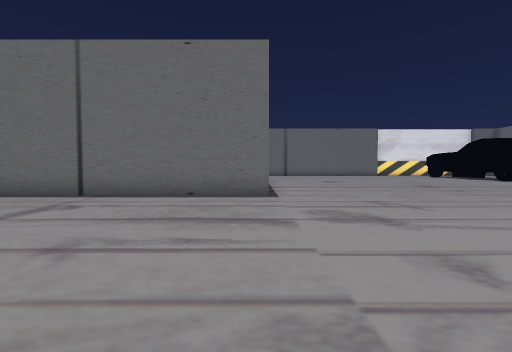
view 1 (above)

24 first-person views from a walk through a Unity game level. The camera is 1.5 m above the floor, tilts 2° down and sees 90° across. The floor is counted in squares, 2 m on a side. Each view is taken from the middle of a square. On the plan, view 1 faces up. The plan holds only what a view shows up to about 9 squares ahead; the rest is blank. The place goes on beyond the plan. The player is left out. Some surface patterns are stand-ins.

view 2
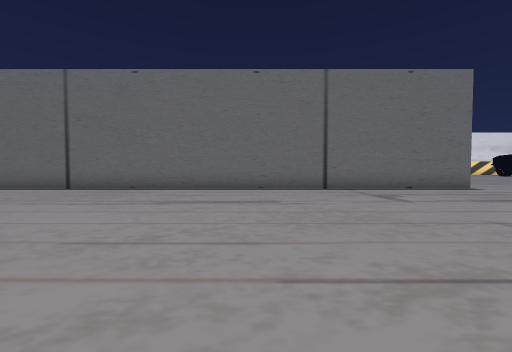

view 3
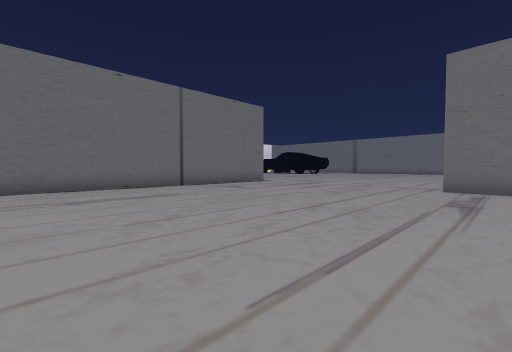

view 4
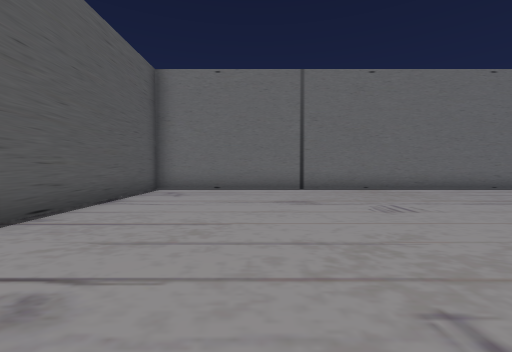

view 5
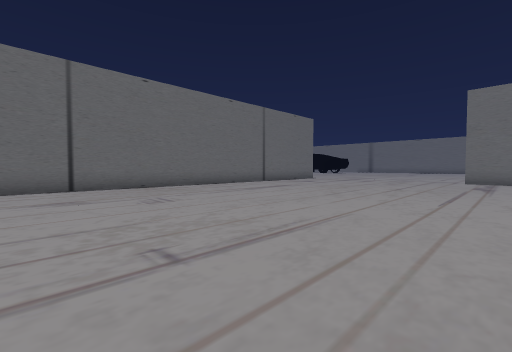

view 6
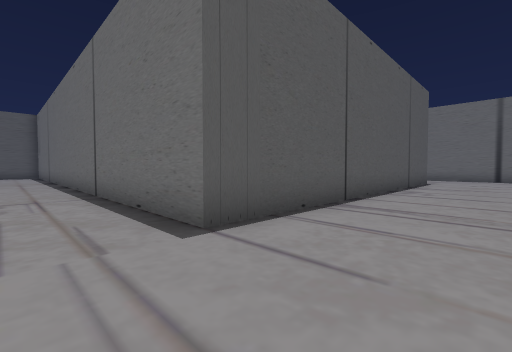

view 7
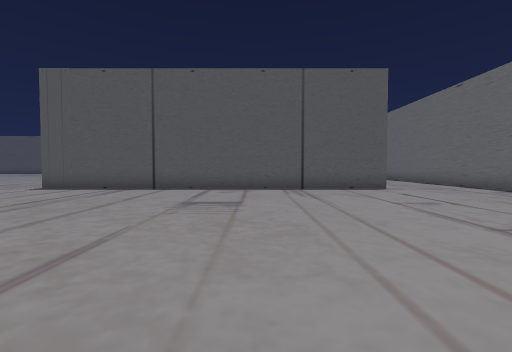

view 8
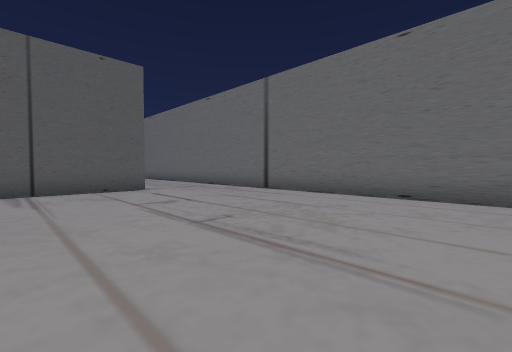

view 9
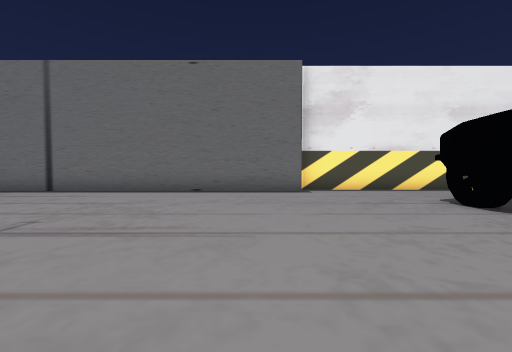

view 10
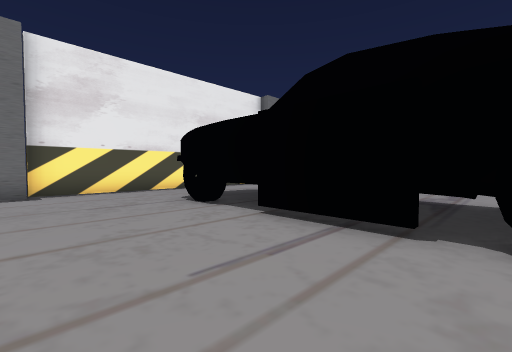

view 11
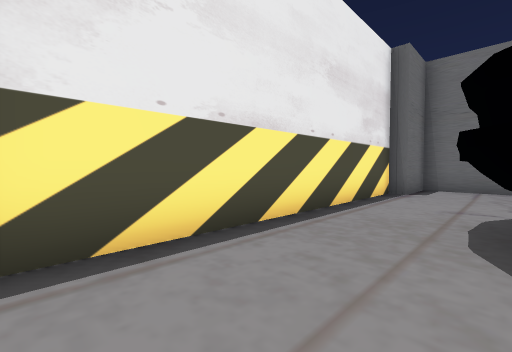

view 12
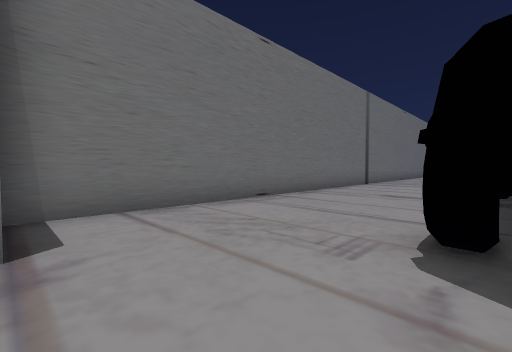

view 13
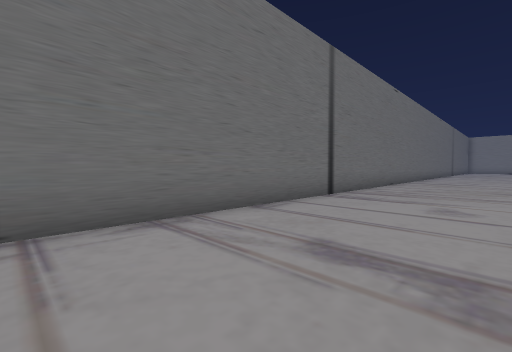

view 14
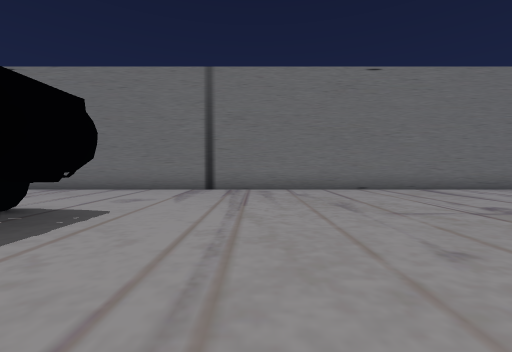

view 15
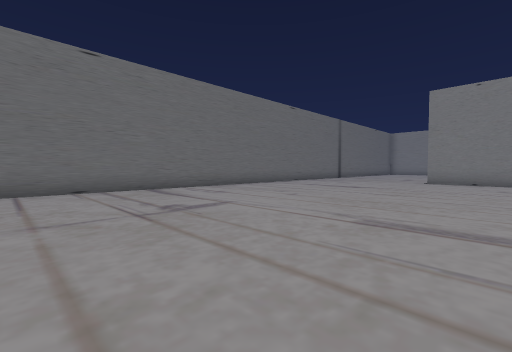

view 16
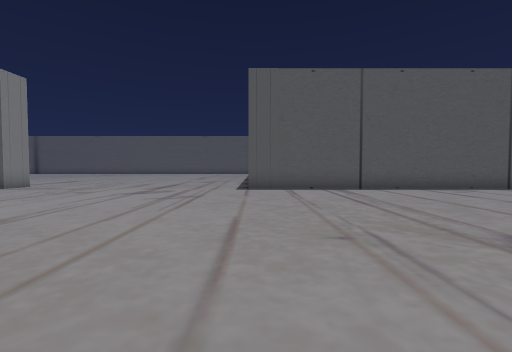

view 17
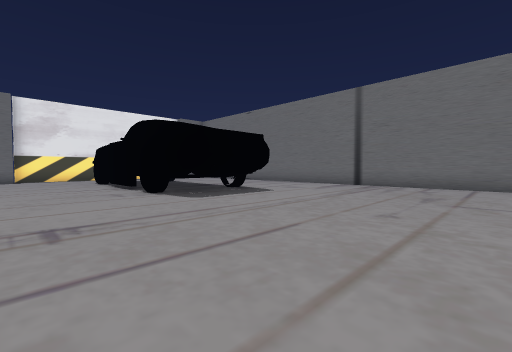

view 18
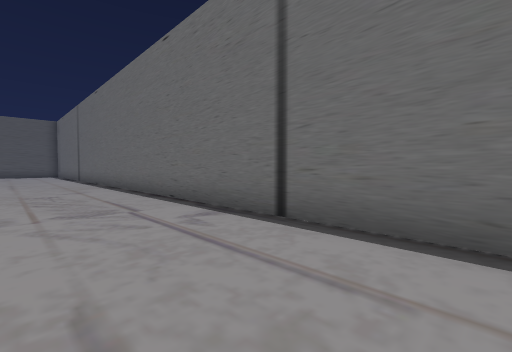

view 19
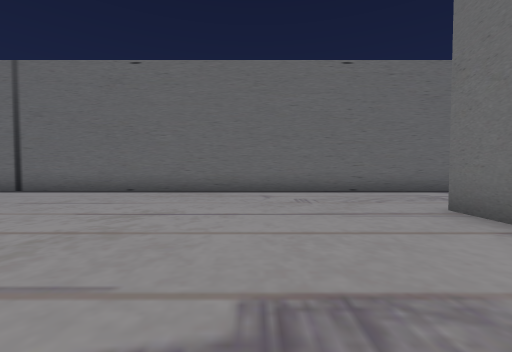

view 20
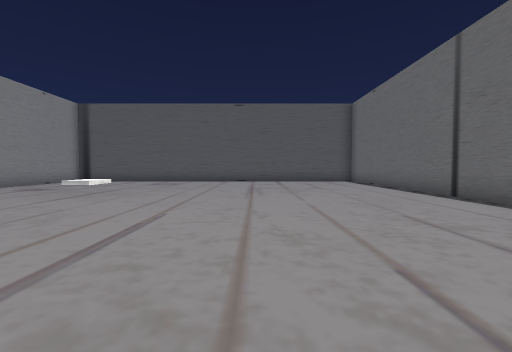

view 21
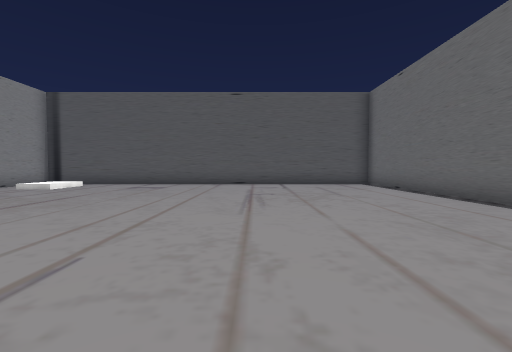

view 22
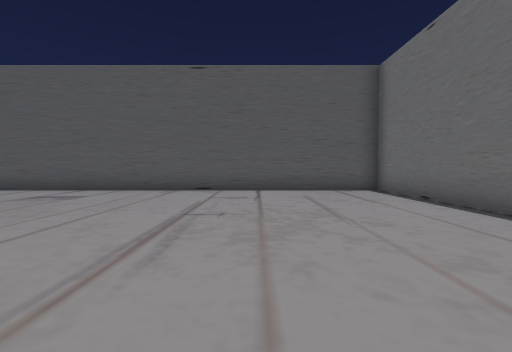

view 23
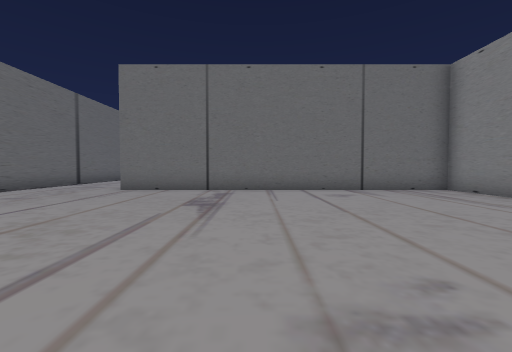

view 24
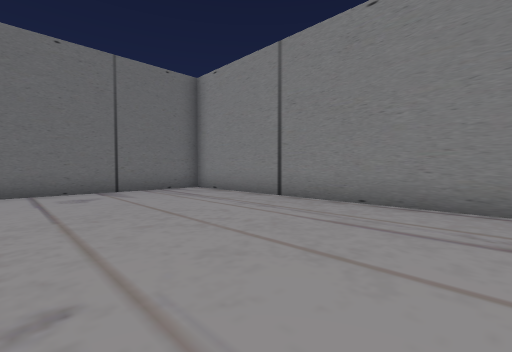

### Floor plan
Key: @ floor where view 1 was taken; # wall or solid block; . floor; / step, stairs or slope; ^ raised ledge.
Columns run from 18 left of view 1 to 21 right of it. Each row starts with its distance up from view 1.
 23                             ##########
 22 #############################........###
 21 .......................................#
 20 ................................ # ....#
 19 ............................... ^ #....#
 18 ..................#.............^  ....#
 17 ..................#............#   ....#
 16 ..................#............#   ....#
 15 ..................#............#   ....#
 14 ..................#............#^  ....#
 13 ..................#........ ...  ##....#
 12 ..................#.......  ....  #....#
 11 ........ .........#......   ...........#
 10   /....  .........#......   ...........#
  9   /...   .........#........ ...........#
  8          .........#........ ...........#
  7 ###################....................#
  6 ........................... ...........#
  5 ..........................    .........#
  4 .........................     .........#
  3 ........................      .........#
  2 .......................       .........#
  1 ......................        ....... .#
  0  .................@..         ......   #
 -1   ..................          .....
 -2    ...............#           ....
 -3    ...............#           ...

Where each view was taken, in squares from view 1:
view 1: 0 up, 0 right, facing up
view 2: 2 down, 7 left, facing up
view 3: 3 down, 10 left, facing up-right
view 4: 2 down, 15 left, facing up
view 5: 3 down, 15 left, facing up-right
view 6: 5 up, 3 right, facing up-left
view 7: 14 up, 9 right, facing left
view 8: 15 up, 9 right, facing up-left
view 9: 14 up, 9 right, facing up
view 10: 14 up, 10 right, facing up-right
view 11: 20 up, 11 right, facing up-right
view 12: 22 up, 16 right, facing down-right
view 13: 17 up, 17 right, facing down-right
view 14: 9 up, 12 right, facing right
view 15: 7 up, 12 right, facing down-right
view 16: 7 up, 9 right, facing left
view 17: 6 up, 10 right, facing up-right
view 18: 19 up, 5 right, facing up-left
view 19: 14 up, 4 left, facing up
view 20: 17 up, 5 left, facing left
view 21: 17 up, 7 left, facing left
view 22: 18 up, 10 left, facing left
view 23: 14 up, 9 left, facing right
view 24: 13 up, 9 left, facing down-right
